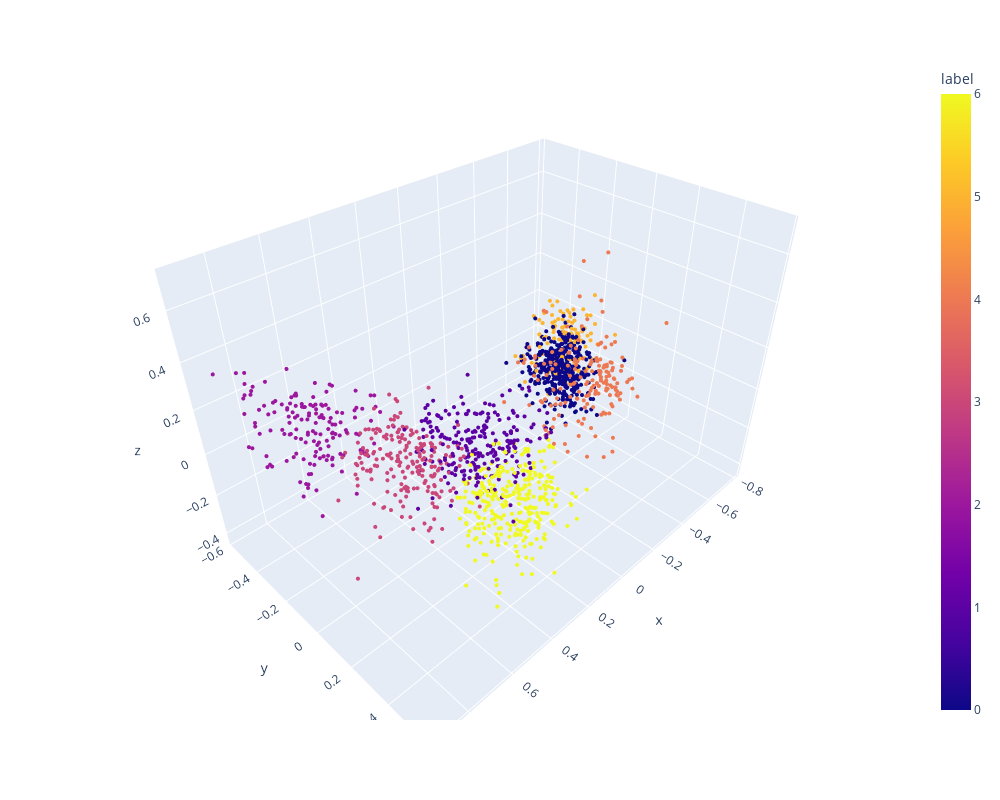
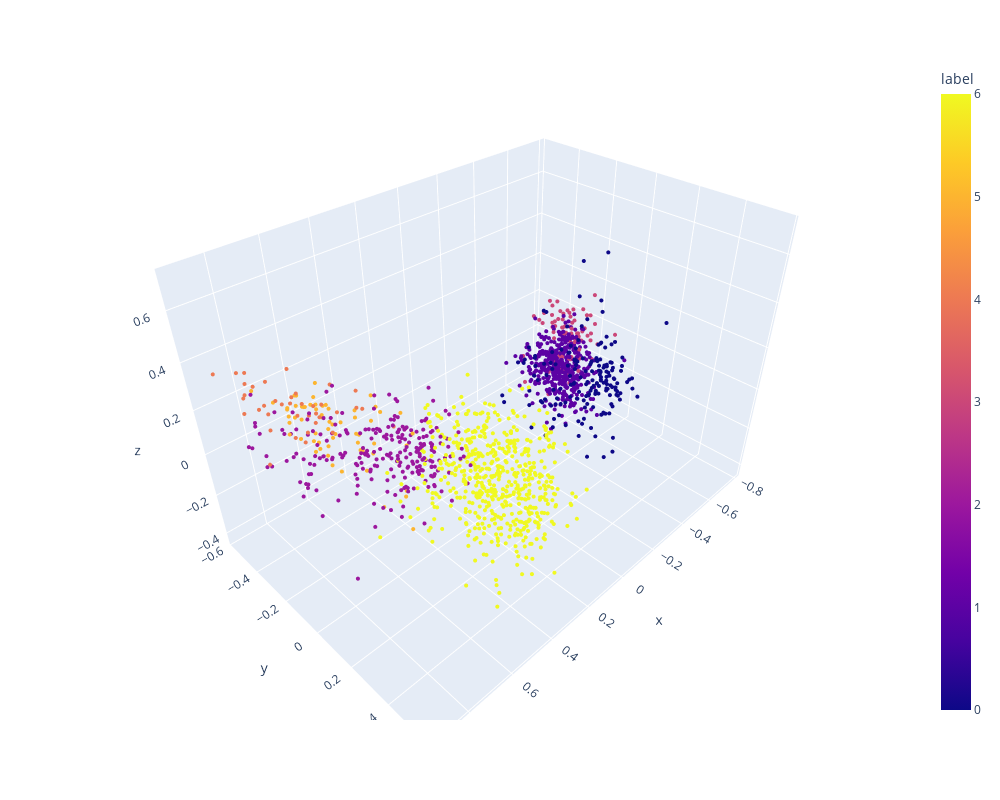

The notebook cell these images were saved under, in order:
### Code cell
plot_clusters_on_pc_kmeans_3d(7, data, marker_size=1.4), plot_clusters_on_pc_spectral_3d(7, data, marker_size=1.4)

### Figure 1 — Plotly figure (JSON) as saved in the notebook; plotly's stock layout.template omitted (floating-point values rounded to 4 significant figures; data arrays with more than 128 entries replaced by an {"elided": "..."} marker saying what was removed)
{"data": [{"hovertemplate": "x=%{x}<br>y=%{y}<br>z=%{z}<br>label=%{marker.color}<extra></extra>", "legendgroup": "", "marker": {"color": {"elided": "2084 int values"}, "coloraxis": "coloraxis", "size": 1.4, "symbol": "circle"}, "mode": "markers", "name": "", "scene": "scene", "showlegend": false, "type": "scatter3d", "x": {"elided": "2084 float values"}, "y": {"elided": "2084 float values"}, "z": {"elided": "2084 float values"}}], "layout": {"coloraxis": {"colorbar": {"title": {"text": "label"}}, "colorscale": [[0, "#0d0887"], [0.1111, "#46039f"], [0.2222, "#7201a8"], [0.3333, "#9c179e"], [0.4444, "#bd3786"], [0.5556, "#d8576b"], [0.6667, "#ed7953"], [0.7778, "#fb9f3a"], [0.8889, "#fdca26"], [1, "#f0f921"]]}, "height": 800, "legend": {"tracegroupgap": 0}, "margin": {"t": 60}, "scene": {"domain": {"x": [0, 1], "y": [0, 1]}, "xaxis": {"title": {"text": "x"}}, "yaxis": {"title": {"text": "y"}}, "zaxis": {"title": {"text": "z"}}}, "width": 1000}}

### Figure 2 — Plotly figure (JSON) as saved in the notebook; plotly's stock layout.template omitted (floating-point values rounded to 4 significant figures; data arrays with more than 128 entries replaced by an {"elided": "..."} marker saying what was removed)
{"data": [{"hovertemplate": "x=%{x}<br>y=%{y}<br>z=%{z}<br>label=%{marker.color}<extra></extra>", "legendgroup": "", "marker": {"color": {"elided": "2084 int values"}, "coloraxis": "coloraxis", "size": 1.4, "symbol": "circle"}, "mode": "markers", "name": "", "scene": "scene", "showlegend": false, "type": "scatter3d", "x": {"elided": "2084 float values"}, "y": {"elided": "2084 float values"}, "z": {"elided": "2084 float values"}}], "layout": {"coloraxis": {"colorbar": {"title": {"text": "label"}}, "colorscale": [[0, "#0d0887"], [0.1111, "#46039f"], [0.2222, "#7201a8"], [0.3333, "#9c179e"], [0.4444, "#bd3786"], [0.5556, "#d8576b"], [0.6667, "#ed7953"], [0.7778, "#fb9f3a"], [0.8889, "#fdca26"], [1, "#f0f921"]]}, "height": 800, "legend": {"tracegroupgap": 0}, "margin": {"t": 60}, "scene": {"domain": {"x": [0, 1], "y": [0, 1]}, "xaxis": {"title": {"text": "x"}}, "yaxis": {"title": {"text": "y"}}, "zaxis": {"title": {"text": "z"}}}, "width": 1000}}
